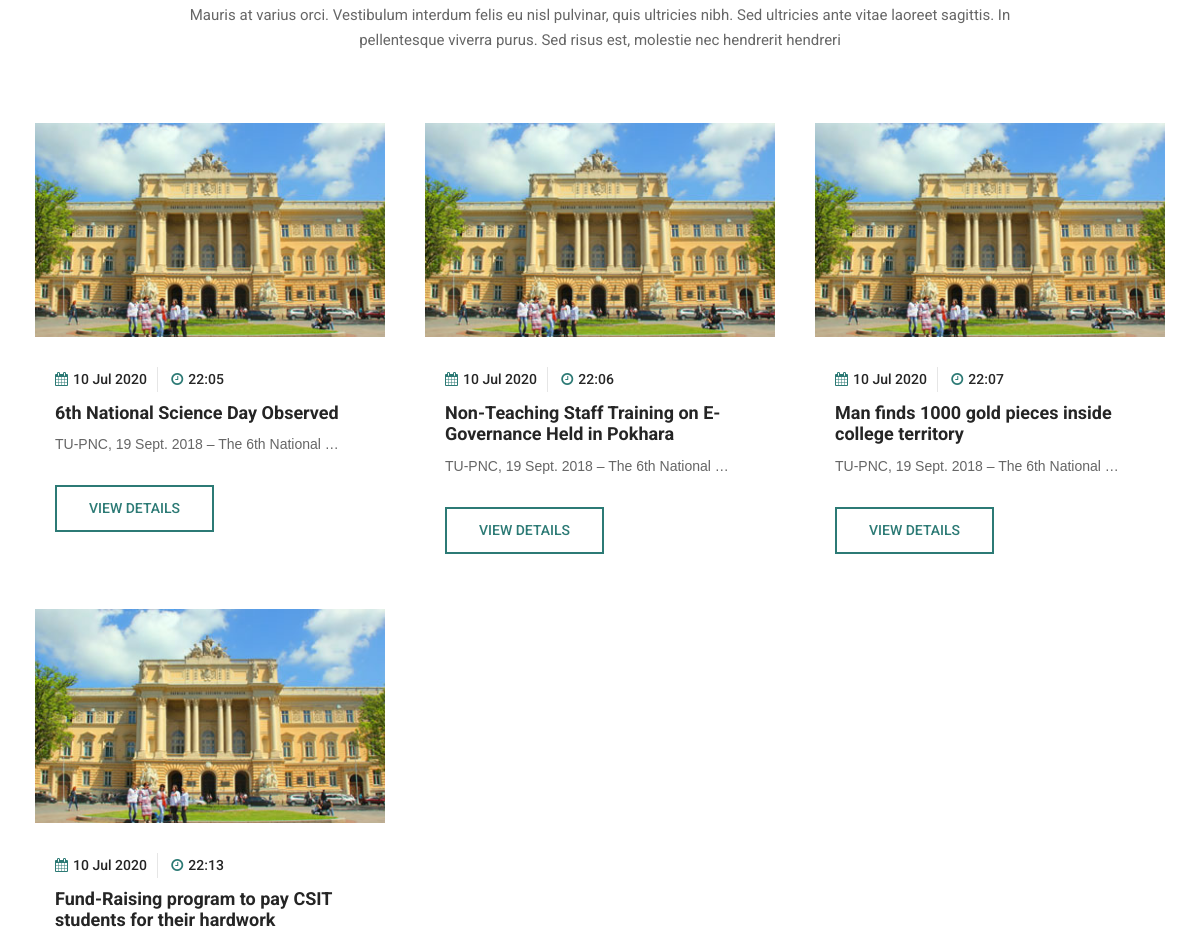
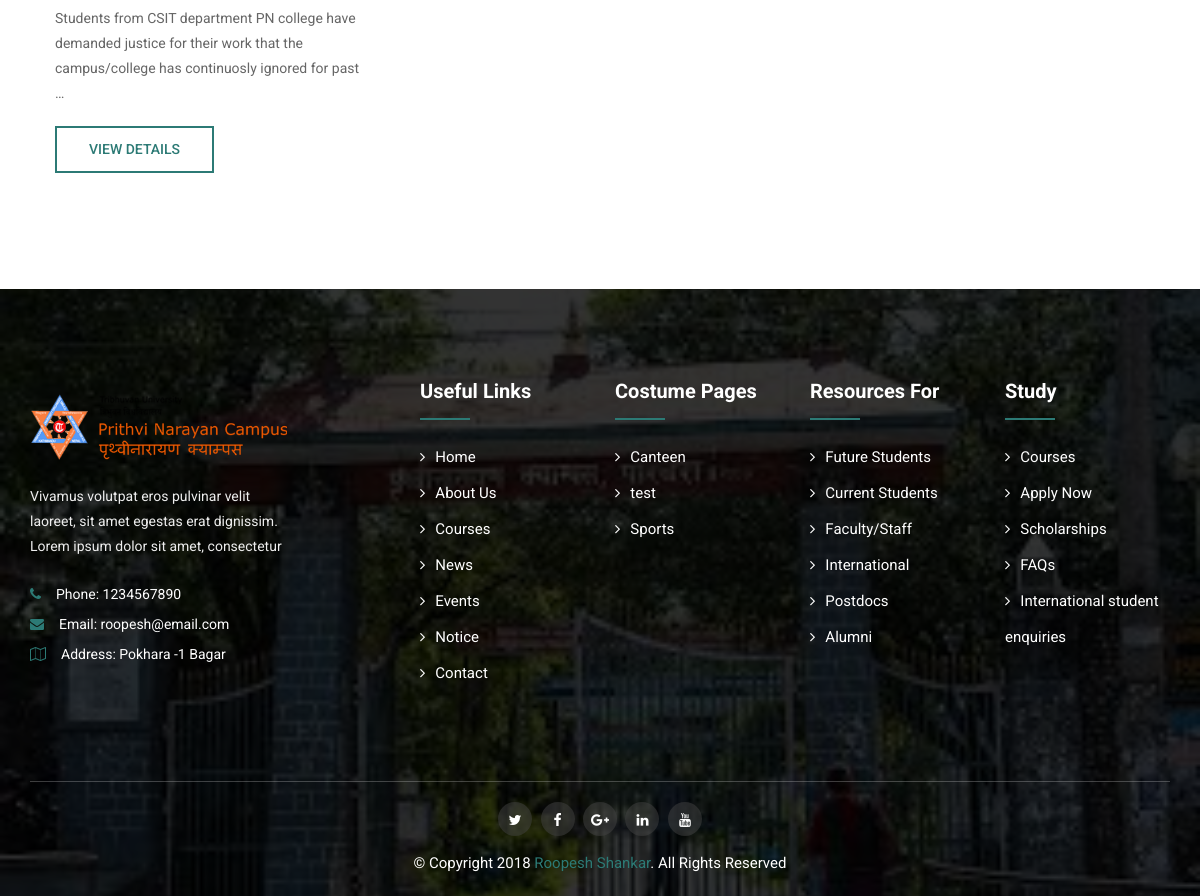
/events/ (lower part), run on an earlier commit of the app's database (2 pictures, top to bottom).
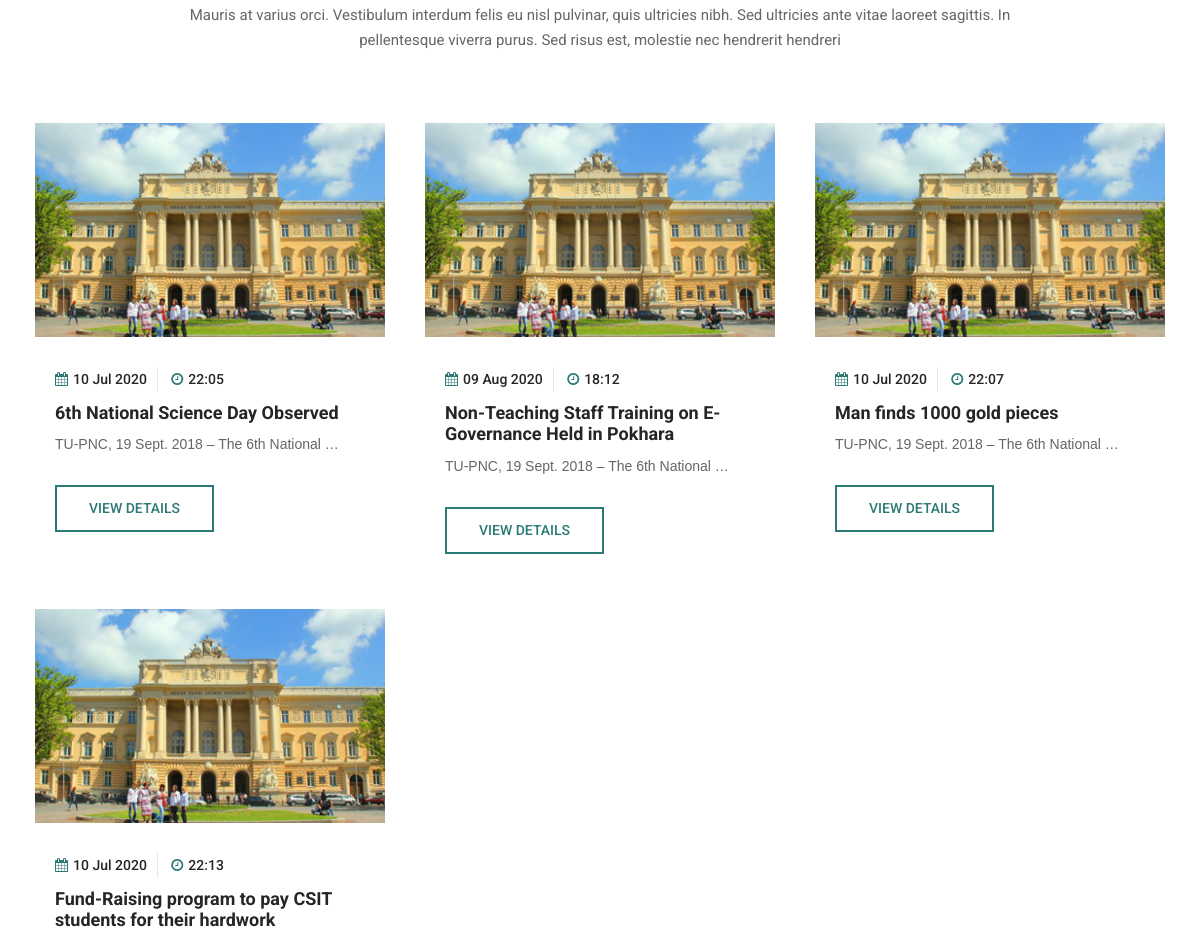
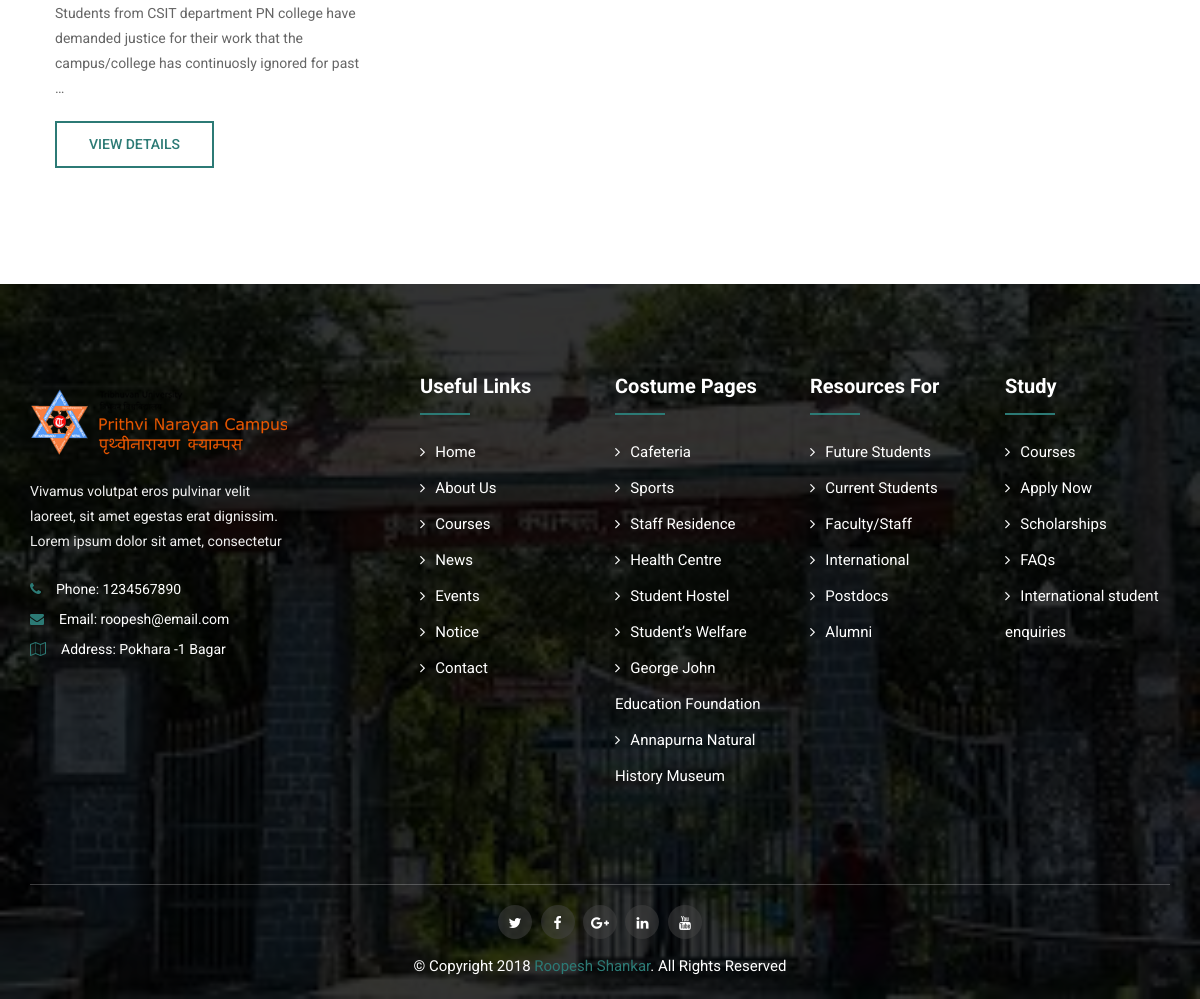
And on a later commit of the database (2 pictures, top to bottom).
### news/models.py (models this page shows, shortened)
class Event(models.Model):
    title = models.CharField(max_length=254)
    content = HTMLField()
    date = models.DateTimeField()
    feature_image = models.ImageField( upload_to="events/", height_field=None, width_field=None, max_length=None)
    slug = models.SlugField(blank=True)
    file = models.FileField(upload_to="events_file/", blank=True, null=True)

### home/models.py (models this page shows)
class Content(models.Model):
    email = models.EmailField(max_length=254)
    phone = models.CharField(max_length=14)
    address = models.CharField(max_length=254)
    contact_info = models.TextField()
    logo_img = models.ImageField(upload_to="images/")
    header_text = models.CharField( max_length=254)

### category/models.py (models this page shows, shortened)
class Custom_Page(models.Model):
    IS_ACTIVE = (
        ('T', 'Active'),
        ('F', 'In-Active'),
    )
    name = models.CharField(max_length=254)
    header = models.CharField(max_length=254)
    content = HTMLField()
    image = models.ImageField(upload_to="custom_pages/", height_field=None, width_field=None, max_length=None)
    is_active = models.CharField(max_length=1, choices=IS_ACTIVE)
    slug = models.SlugField(unique=True, blank=True)

### news/views.py (the view)
# urls.py: path('events/', views.allEvent, name="event"),
def allEvent(request):
    search_query = request.GET.get("search_event", "")
    event_list = Event.objects.all().filter(title__icontains=search_query)
    images = EventImage.objects.all()
    page = request.GET.get('page', 1)
    paginator = Paginator(event_list, 6)
    try:
        event = paginator.page(page)
    except PageNotAnInteger:
        event = paginator.page(1)
    except EmptyPage:
        event = paginator.page(paginator.num_pages)
    context_event = {
        'content': content,
        'departments': departments,
        'programs': programs,
        'pages': pages,
        'event': event,
        'images' :images,
        'faculties': faculties,
        'institutes': institutes
    }
    return render(request, 'news/allevents.html', context_event)

### news/templates/news/allevents.html (shortened to what this page needs)
{% extends 'home/base.html' %}
{% load static %}
{% block content %}
    <body>
		<section class="events archives section">
			<div class="container">
				<div class="row">
					<div class="col-12">
						<div class="section-title">
							<p>Mauris at varius orci. Vestibulum interdum felis eu nisl pulvinar, quis ultricies nibh. Sed ultricies ante vitae laoreet sagittis. In pellentesque viverra purus. Sed risus est, molestie nec hendrerit hendreri </p>
						</div>
					</div>
				</div>
				<div class="row">
					{% for event in event %}
					<div class="col-lg-4 col-md-6 col-12">
						<div class="single-event">
							<div class="head overlay">
								<img src="{{event.feature_image.url}}" alt="#">
							</div>
							<div class="event-content">
								<div class="meta">
									<span><i class="fa fa-calendar"></i>{{event.date| date:"d M Y"}}</span>
									<span><i class="fa fa-clock-o"></i>{{event.date| date:"H:i"}}</span>
								</div>
								<div class="title">
									<h4><a href="/events/{{event.slug}}">{{event.title}}</a></h4>
									<p>
										{% autoescape on %}
									{{event.content |safe|truncatewords:"20"}}
									{% endautoescape %}
									</p>
								</div>
								<div class="button">
									<a href="/events/{{event.slug}}" class="btn">View Details</a>
								</div>
							</div>
						</div>
					</div>
					{% endfor %}
				</div>
				<div class="row">
					<div class="col-12">
					</div>
				</div>
			</div>
		</section>
		<footer class="footer overlay section wow fadeIn">
			<div class="footer-top">
				<div class="container">
					<div class="row">
						<div class="col-lg-3 col-md-6 col-12">
							<div class="single-widget about">
								<div class="logo"><a href="#"><img src="{% static 'images/logo.png' %}" alt="#"></a></div>
								<p>Vivamus volutpat eros pulvinar velit laoreet, sit amet egestas erat dignissim. Lorem ipsum dolor sit amet, consectetur</p>
								<ul class="list">
									<li><i class="fa fa-phone"></i>Phone: {{content.phone}} </li>
									<li><i class="fa fa-envelope"></i>Email: <a href="mailto:{{content.email}}">{{content.email}}</a></li>
									<li><i class="fa fa-map-o"></i>Address: {{content.address}}</li>
								</ul>
							</div>
						</div>
						<div class="col-md-1"></div>
						<div class="col-lg-2 col-md-6 col-12">
							<div class="single-widget useful-links">
								<h2>Useful Links</h2>
								<ul>
									<li><a href="#"><i class="fa fa-angle-right"></i>Home</a></li>
									<li><a href="#"><i class="fa fa-angle-right"></i>About Us</a></li>
									<li><a href="#"><i class="fa fa-angle-right"></i>Courses</a></li>
									<li><a href="#"><i class="fa fa-angle-right"></i>News</a></li>
									<li><a href="#"><i class="fa fa-angle-right"></i>Events</a></li>
									<li><a href="#"><i class="fa fa-angle-right"></i>Notice</a></li>
									<li><a href="#"><i class="fa fa-angle-right"></i>Contact</a></li>
								</ul>
							</div>
						</div>
						<div class="col-lg-2 col-md-6 col-12">
							<div class="single-widget useful-links">
								<h2>Costume Pages</h2>
								<ul>
									{% for p in pages  %}
									<li><a href="/pages/{{p.slug}}"><i class="fa fa-angle-right"></i>{{p.name}}</a></li>
									{% endfor %}
								</ul>
							</div>
						</div>
						<div class="col-lg-2 col-md-6 col-12">
							<div class="single-widget useful-links">
								<h2>Resources For</h2>
								<ul>
									<li><a href="#"><i class="fa fa-angle-right"></i>Future Students</a></li>
									<li><a href="#"><i class="fa fa-angle-right"></i>Current Students</a></li>
									<li><a href="#"><i class="fa fa-angle-right"></i>Faculty/Staff</a></li>
									<li><a href="#"><i class="fa fa-angle-right"></i>International</a></li>
									<li><a href="#"><i class="fa fa-angle-right"></i>Postdocs</a></li>
									<li><a href="#"><i class="fa fa-angle-right"></i>Alumni</a></li>
								</ul>
							</div>
						</div>
						<div class="col-lg-2 col-md-6 col-12">
							<div class="single-widget useful-links">
								<h2>Study</h2>
								<ul>
									<li><a href="#"><i class="fa fa-angle-right"></i>Courses</a></li>
									<li><a href="#"><i class="fa fa-angle-right"></i>Apply Now</a></li>
									<li><a href="#"><i class="fa fa-angle-right"></i>Scholarships</a></li>
									<li><a href=""><i class="fa fa-angle-right"></i>FAQs</a></li>
									<li><a href="#"><i class="fa fa-angle-right"></i>International student enquiries</a></li>
								</ul>
							</div>
						</div>
					</div>
				</div>
			</div>
			<div class="footer-bottom">
				<div class="container">
					<div class="row">
						<div class="col-12">
							<div class="bottom-head">
								<div class="row">
									<div class="col-12">
										<ul class="social">
											<li><a href="#"><i class="fa fa-twitter"></i></a></li>
											<li><a href="#"><i class="fa fa-facebook"></i></a></li>
											<li><a href="#"><i class="fa fa-google-plus"></i></a></li>
											<li><a href="#"><i class="fa fa-linkedin"></i></a></li>
											<li><a href="#"><i class="fa fa-youtube"></i></a></li>
										</ul>
										<div class="copyright">
											<p>© Copyright 2018 <a href="#">Roopesh Shankar</a>. All Rights Reserved</p>
										</div>
									</div>
								</div>
							</div>
						</div>
					</div>
				</div>
			</div>
		</footer>
		{% endblock content %}

### home/templates/home/base.html (shortened to what this page needs)
{% load static %}
<!DOCTYPE html>
<html class="no-js" lang="zxx">
    <head>
		<link rel="stylesheet" href="{% static 'css/bootstrap.min.css' %}">
        <link rel="stylesheet" href="{% static 'css/font-awesome.min.css' %}">
		<link rel="stylesheet" href="https://stackpath.bootstrapcdn.com/font-awesome/4.7.0/css/font-awesome.min.css">
        <link rel="stylesheet" href="{% static 'css/jquery.fancybox.min.css' %}">
        <link rel="stylesheet" href="{% static 'css/owl.carousel.min.css' %}">
        <link rel="stylesheet" href="{% static 'css/owl.theme.default.min.css' %}">
        <link rel="stylesheet" href="{% static 'css/animate.min.css' %}">
        <link rel="stylesheet" href="{% static 'css/slicknav.min.css' %}">
		<link rel="stylesheet" href="{% static 'css/magnific-popup.css' %}">
        <link rel="stylesheet" href="{% static 'css/normalize.css' %}">
        <link rel="stylesheet" href="{% static 'style.css' %}">
        <link rel="stylesheet" href="{% static 'css/responsive.css' %}">
		<link rel="stylesheet" href="{% static 'css/color/color1.css' %}">
		<link rel="stylesheet" href="#" id="colors">
    </head>
    {% block content %}
    {% endblock content %}
    </body>
</html>

### static/style.css (style rules this page uses)
.events .single-event { margin-top: 30px; margin: 5px; -webkit-transition: all 0.3s ease; -moz-transition: all 0.3s ease; transition: all 0.3s ease; }
.events .single-event .head { position:relative; }
.events .single-event .head.overlay:before { opacity:0; visibility:hidden; z-index:34; }
.events .event-content { margin-top: 10px; padding: 20px; }
.events .event-content .meta span { margin-right: 10px; padding-right: 10px; border-right: 1px solid #e6e6e6; font-weight: 500; display: inline-block; }
.events .event-content .meta span:last-child { margin:0; padding:0; border:none; }
.events .event-content .meta span i { margin-right:5px; }
.events .event-content h4 { font-size: 18px; margin: 10px 0; }
.events .event-content h4 a { color:#252525; font-weight:700; }
.events .event-content .btn { margin-top: 20px; border: 2px solid; padding: 11px 32px; }
.events.archives .single-event { margin-top:30px; }
.footer { background-image:url('images/footer.jpg'); background-size:cover; background-repeat:no-repeat; background-position:center; padding: 0; }
.footer::before { opacity: 0.8; }
.footer a, .footer p { color:#eee; font-weight:400; }
.footer .footer-top { padding: 60px 0 90px; }
.footer .single-widget { margin-top:30px; }
.footer .single-widget h2 { font-size: 20px; margin-bottom: 20px; padding-bottom: 16px; color: #fff; position: relative; }
.footer .single-widget h2:before { position:absolute; bottom:-1px; left:0; content:""; width:50px; height:2px; }
.footer .about p { margin-top: 20px; }
.footer .list { margin-top:20px; }
.footer .list li { line-height: 30px; color: #fff; }
.footer .list li a { color:#fff; }
.footer .list li i { margin-right: 15px; }
.footer .useful-links ul li { position: relative; line-height: 36px; }
.footer .useful-links ul li a { color: #fff; font-size: 15px; }
.footer .useful-links ul li i { margin-right:10px; }
.footer .bottom-head { padding: 20px 0; border-top: 1px solid rgba(231, 231, 231, 0.25); }
.footer .social { text-align: center; }
.footer .social li { display: inline-block; margin-right: 5px; }
.footer .social li:last-child { margin:0; }
.footer .social li a { display: block; height: 34px; width: 34px; line-height: 37px; background: rgba(69, 69, 69, 0.5); text-align: center; margin: 0; padding: 0; border-radius: 100%; color: #fff; }
.footer .copyright { text-align: center; margin-top: 15px; }
.footer .copyright p { font-size: 15px; color: #fff; text-transform: capitalize; }

What changed in the data, as far as the page shows it:
removed Custom_Page: name "test"
changed Event "Non-Teaching Staff Training on E-Governance Held in Pokhara": date "10 Jul 2020" → "09 Aug 2020"; date "22:06" → "18:12"
changed Event: title "Man finds 1000 gold pieces inside college territory" → "Man finds 1000 gold pieces"
changed Custom_Page: name "Canteen" → "Cafeteria"
added Custom_Page: name "Staff Residence"
added Custom_Page: name "Health Centre"
added Custom_Page: name "Student Hostel"
added Custom_Page: name "Student’s Welfare"
added Custom_Page: name "George John Education Foundation"
added Custom_Page: name "Annapurna Natural History Museum"
